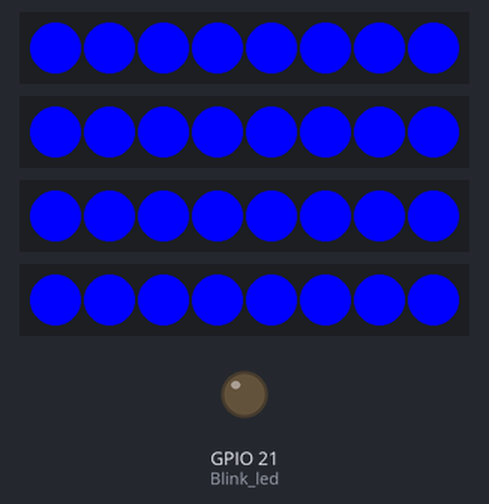
This program was run on a simulated ESP32. Parts: 4 × 8 RGB LEDs in strip order, left to right, output pins drawn as LEDs (lit = HIGH).

Above: at 3.0 s.
At 9.9 s:
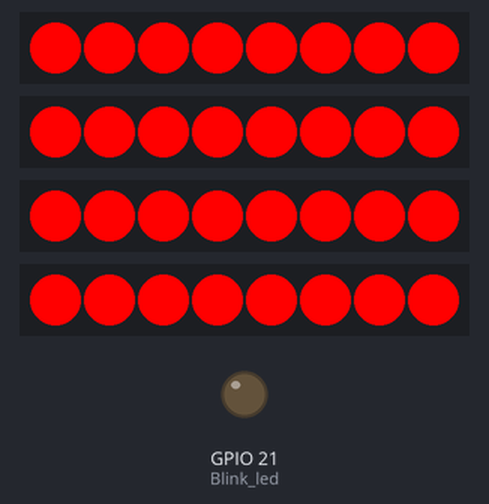
At 12.62 s:
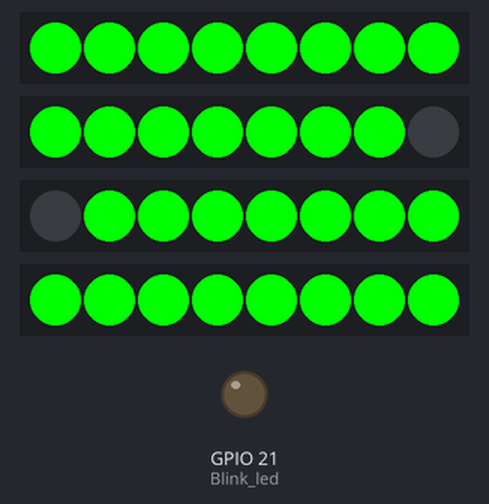
At 19.4 s:
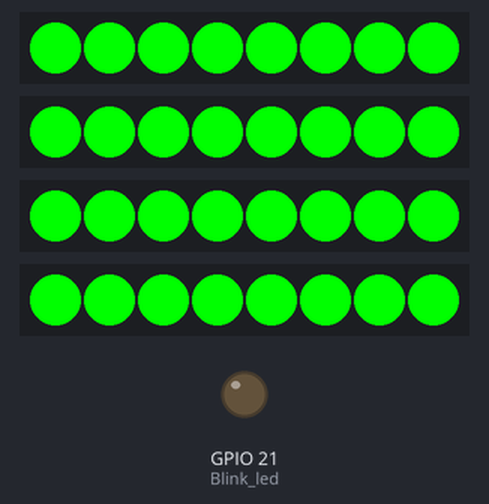
At 29.61 s:
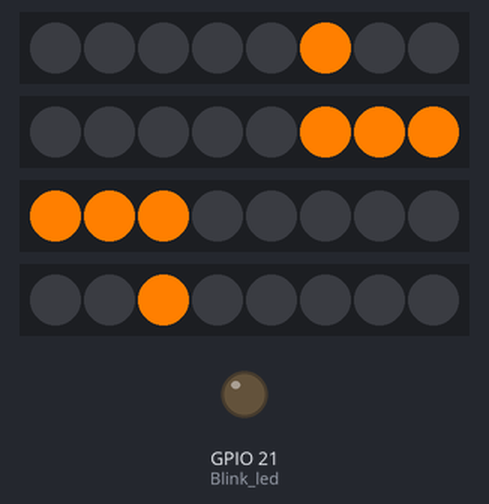
At 39.75 s:
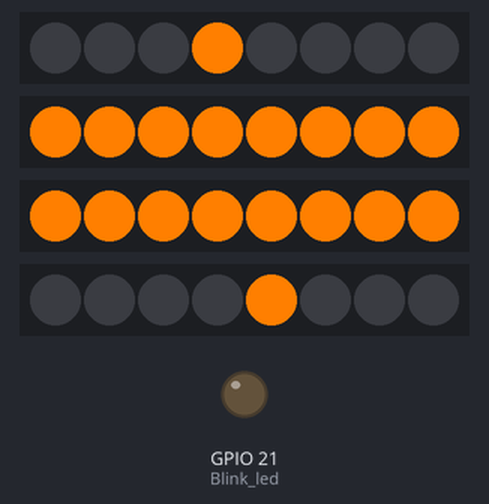
Timing chart, 0 to 40.0 s (numbered marks = the images above):
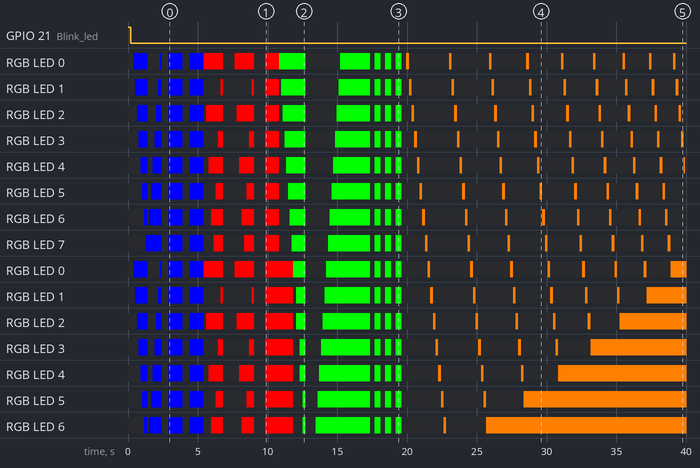

Measured:
- by itself, GPIO 21 (Blink_led): LOW → HIGH at 0.00 s, → LOW 0.20 s later
- by itself, RGB LED 7: off → RGB(0, 0, 255) at 1.3 s, → off 1.1 s later, → RGB(0, 0, 255) 0.50 s later, → off 1.0 s later, … (38 changes in this stretch)
- by itself, RGB LED 7: off → RGB(0, 0, 255) at 1.3 s, → off 1.1 s later, → RGB(0, 0, 255) 0.50 s later, → off 1.0 s later, … (21 changes in this stretch)

The program:

main.cpp
```cpp
#include <Arduino.h>
#include "Adafruit_NeoPixel.h"
// #include "FastLED.h"

#define LED_PIN1     27
#define LED_PIN2     26
#define LED_PIN3     25
#define LED_PIN4     32

#define Blink_led 21

#define LED_COUNT1  8

#define BRIGHTNESS 50 // Set BRIGHTNESS to about 1/5 (max = 255)

Adafruit_NeoPixel strip1(LED_COUNT1, LED_PIN1, NEO_GRB + NEO_KHZ800);
Adafruit_NeoPixel strip2(LED_COUNT1, LED_PIN2, NEO_GRB + NEO_KHZ800);
Adafruit_NeoPixel strip3(LED_COUNT1, LED_PIN3, NEO_GRB + NEO_KHZ800);
Adafruit_NeoPixel strip4(LED_COUNT1, LED_PIN4, NEO_GRB + NEO_KHZ800);


void offFull(int time);
void showAllcolor(uint8_t red, uint8_t green, uint8_t blue, int timedelay);
void clearALl();
void loopBlink(uint8_t red, uint8_t green, uint8_t blue, int numberLoop, int timeDelay);

void setup() {

  pinMode(Blink_led, OUTPUT);

  strip1.begin();           // INITIALIZE NeoPixel strip object (REQUIRED)
  strip2.begin();           // INITIALIZE NeoPixel strip object (REQUIRED)
  strip3.begin();           // INITIALIZE NeoPixel strip object (REQUIRED)
  strip4.begin();           // INITIALIZE NeoPixel strip object (REQUIRED)
}


void loop() {
  digitalWrite(Blink_led, HIGH);
  delay(200);
  digitalWrite(Blink_led, LOW);
  delay(200);

  clearALl();

/* BLUE */
  for (int i = 0; i < LED_COUNT1; i++)
  {
    /* code */
    strip1.setPixelColor(i, strip1.Color(0,0, 255));
    strip1.show();
    strip2.setPixelColor(i, strip2.Color(0,0, 255));
    strip2.show();
    strip3.setPixelColor(i, strip3.Color(0,0, 255));
    strip3.show();
    strip4.setPixelColor(i, strip4.Color(0,0, 255));
    strip4.show();
    delay(125);
  }

  clearALl();

      for (int i = 7; i >= 0; i--)
  {
    strip1.setPixelColor(i, strip1.Color(0,0, 255));
    strip1.show();
    strip2.setPixelColor(i, strip2.Color(0,0, 255));
    strip2.show();
    strip3.setPixelColor(i, strip3.Color(0,0, 255));
    strip3.show();
    strip4.setPixelColor(i, strip4.Color(0,0, 255));
    strip4.show();
    delay(125);
  }

  offFull(500);


  showAllcolor(0, 0, 255, 1000);

  offFull(500);

  showAllcolor(0, 0, 255, 1000);

  clearALl();

  for ( int i = 0; i < LED_COUNT1; i= i+2)
  {
    /* code */
    strip1.setPixelColor(i, strip1.Color(255,0,0));
    strip1.show();
    strip2.setPixelColor(i, strip2.Color(255,0, 0));
    strip2.show();
    strip3.setPixelColor(i, strip3.Color(255,0, 0));
    strip3.show();
    strip4.setPixelColor(i, strip4.Color(255,0, 0));
    strip4.show();
    delay(175);
  }

  for ( int i = 7; i >= 0; i= i-2)
  {
    /* code */
    strip1.setPixelColor(i, strip1.Color(255,0,0));
    strip1.show();
    strip2.setPixelColor(i, strip2.Color(255,0, 0));
    strip2.show();
    strip3.setPixelColor(i, strip3.Color(255,0, 0));
    strip3.show();
    strip4.setPixelColor(i, strip4.Color(255,0, 0));
    strip4.show();
    delay(175);
  }

  offFull(800);

    for ( int i = 0; i < LED_COUNT1; i= i+2)
  {
    /* code */
    strip1.setPixelColor(i, strip1.Color(255,0,0));
    strip1.show();
    strip2.setPixelColor(i, strip2.Color(255,0, 0));
    strip2.show();
    strip3.setPixelColor(i, strip3.Color(255,0, 0));
    strip3.show();
    strip4.setPixelColor(i, strip4.Color(255,0, 0));
    strip4.show();
    delay(175);
  }

  for ( int i = 7; i >= 0; i= i-2)
  {
    /* code */
    strip1.setPixelColor(i, strip1.Color(255,0,0));
    strip1.show();
    strip2.setPixelColor(i, strip2.Color(255,0, 0));
    strip2.show();
    strip3.setPixelColor(i, strip3.Color(255,0, 0));
    strip3.show();
    strip4.setPixelColor(i, strip4.Color(255,0, 0));
    strip4.show();
    delay(175);
  }

  offFull(800);
  showAllcolor(255, 0, 0, 1000);
  clearALl();


  /*GREEN*/

    for (int i = 0; i < LED_COUNT1; i++)
  {
    /* code */
    strip1.setPixelColor(i, strip1.Color(0,255, 0));
    strip4.setPixelColor(7-i, strip4.Color(0,255, 0));
    strip4.show();
    strip1.show();
    delay(125);
  }

      for (int i = 0; i < LED_COUNT1; i++)
  {
    /* code */
    strip2.setPixelColor(i, strip2.Color(0,255, 0));
    strip2.show();
    strip3.setPixelColor(7-i, strip3.Color(0,255, 0));
    strip3.show();
    delay(110);
  }

  offFull(600);

  for (int i = 7; i >= 0; i--)
  {
    strip2.setPixelColor(i, strip2.Color(0,255, 0));
    strip2.show();
    delay(125);
  }

  for (int i = 7; i >= 0; i--)
  {
    strip1.setPixelColor(i, strip1.Color(0,255, 0));
    strip1.show();
    delay(125);
  }

  for (int i = 0; i < LED_COUNT1; i++)
  {
    /* code */
    strip3.setPixelColor(i, strip3.Color(0,255, 0));
    strip3.show();
    delay(125);
  }

  for (int i = 0; i < LED_COUNT1; i++)
  {
    /* code */
    strip4.setPixelColor(i, strip4.Color(0,255, 0));
    strip4.show();
    delay(125);
  }

  offFull(350);

  showAllcolor(0, 255, 0, 400);

  offFull(350);

  showAllcolor(0, 255, 0, 400);

  offFull(350);

  showAllcolor(0, 255, 0, 400);

  offFull(350);


/* DarkOrange1 */
  int i= 7 ,u = 7;

  do
  {
    /* code */
    for(int j = 0; j <= 7; j++)
    {
      strip1.setPixelColor(j, strip1.Color(255,127, 0));
      strip4.setPixelColor(7-j, strip4.Color(255,127, 0));
      strip1.show();
      strip4.show();
      delay(95);
      strip1.setPixelColor(j, strip1.Color(0,0, 0));

      strip4.setPixelColor(7-j, strip4.Color(0,0, 0));
      strip1.show();
      strip4.show();
      delay(95);
    }
    for(int j = 0; j <= i; j++)
    {
      strip2.setPixelColor(j, strip1.Color(255,127, 0));

      strip3.setPixelColor(7-j, strip3.Color(255,127, 0));
      strip2.show();
      strip3.show();
      delay(95);
      strip2.setPixelColor(j, strip1.Color(0,0, 0));

      strip3.setPixelColor(7-j, strip3.Color(0,0, 0));
      strip2.show();
      strip3.show();
      delay(95);
    }

  strip2.setPixelColor(i, strip2.Color(255,127, 0));
  strip3.setPixelColor(7-i, strip3.Color(255,127, 0));
  strip2.show();
  strip3.show();
  i--;
  } while(i >= 0);

  do
  {
    /* code */
    for(int j = 0; j <= u; j++)
    {
      strip1.setPixelColor(j, strip1.Color(255,127, 0));
      strip4.setPixelColor(7-j, strip4.Color(255,127, 0));
      strip1.show();
      strip4.show();
      delay(95);
      strip1.setPixelColor(j, strip1.Color(0,0, 0));
      strip4.setPixelColor(7-j, strip4.Color(0,0, 0));
      strip1.show();
      strip4.show();
      delay(95);
    }
    strip1.setPixelColor(u, strip1.Color(255,127, 0));
    strip4.setPixelColor(7-u, strip4.Color(255,127, 0));
    strip1.show();
    strip4.show();
    u--;
  } while (u>=0);

  delay(3000);

  offFull(1000);


/*(255, 62, 150)*/
  for (int i = 0; i < LED_COUNT1; i++)
  {
    /* code */
    strip1.setPixelColor(i, strip1.Color(255, 62, 150));
    strip1.show();
    delay(110);
  }
  for (int i = 0; i < LED_COUNT1; i++)
  {
    /* code */
    strip2.setPixelColor(i, strip2.Color(255, 62, 150));
    strip2.show();
    delay(110);
  }
  for (int i = 0; i < LED_COUNT1; i++)
  {
    /* code */
    strip3.setPixelColor(i, strip3.Color(255, 62, 150));
    strip3.show();
    delay(110);
  }
  for (int i = 0; i < LED_COUNT1; i++)
  {
    /* code */
    strip4.setPixelColor(i, strip4.Color(255, 62, 150));
    strip4.show();
    delay(110);
  }
  offFull(1000);
  for (int i = 7; i >= 0; i--)
  {
    /* code */
    strip4.setPixelColor(i, strip4.Color(255, 62, 150));
    strip4.show();
    delay(110);
  }
  for (int i = 7; i >= 0; i--)
  {
    /* code */
    strip3.setPixelColor(i, strip3.Color(255, 62, 150));
    strip3.show();
    delay(110);
  }
  for (int i = 7; i >= 0; i--)
  {
    /* code */
    strip2.setPixelColor(i, strip2.Color(255, 62, 150));
    strip2.show();
    delay(110);
  }
  for (int i = 7; i >= 0; i--)
  {
    /* code */
    strip1.setPixelColor(i, strip1.Color(255, 62, 150));
    strip1.show();
    delay(110);
  }
  loopBlink(255,62, 150, 4, 350);


/* (255, 106, 106) */


}

void loopBlink(uint8_t red, uint8_t green, uint8_t blue, int numberLoop, int timeDelay)
{
  for (int i = 0; i < numberLoop; i++)
  {
  offFull(timeDelay);
  showAllcolor(red, green, blue, timeDelay);
  }
}

void clearALl()
{
  strip1.clear();
  strip2.clear();
  strip3.clear();
  strip4.clear();
}


void offFull(int time)
{
  strip1.clear();
  strip2.clear();
  strip3.clear();
  strip4.clear();

        for (int i = 0; i < LED_COUNT1; i++)
  {
    /* code */
    strip1.setPixelColor(i, strip1.Color(0,0,0));
    strip2.setPixelColor(i, strip2.Color(0,0,0));
    strip3.setPixelColor(i, strip3.Color(0,0,0));
    strip4.setPixelColor(i, strip4.Color(0,0,0));
  }

  strip1.show();
  strip2.show();
  strip3.show();
  strip4.show();
  delay(time);
}

void showAllcolor(uint8_t red, uint8_t green, uint8_t blue, int timedelay)
{
  for (int i = 0; i < LED_COUNT1; i++)
  {
    /* code */
    strip1.setPixelColor(i, strip1.Color(red,green,blue));
    strip2.setPixelColor(i, strip2.Color(red,green,blue));
    strip3.setPixelColor(i, strip3.Color(red,green,blue));
    strip4.setPixelColor(i, strip4.Color(red,green,blue));
  }
  strip1.show();
  strip2.show();
  strip3.show();
  strip4.show();
  delay(timedelay);
}
// void whiteOverRainbow(int whiteSpeed, int whiteLength) {

//   if(whiteLength >= strip.numPixels()) whiteLength = strip.numPixels() - 1;

//   int      head          = whiteLength - 1;
//   int      tail          = 0;
//   int      loops         = 3;
//   int      loopNum       = 0;
//   uint32_t lastTime      = millis();
//   uint32_t firstPixelHue = 0;

//   for(;;) { // Repeat forever (or until a 'break' or 'return')
//     for(int i=0; i<strip.numPixels(); i++) {  // For each pixel in strip...
//       if(((i >= tail) && (i <= head)) ||      //  If between head & tail...
//          ((tail > head) && ((i >= tail) || (i <= head)))) {
//         strip.setPixelColor(i, strip.Color(0, 0, 0, 255)); // Set white
//       } else {                                             // else set rainbow
//         int pixelHue = firstPixelHue + (i * 65536L / strip.numPixels());
//         strip.setPixelColor(i, strip.gamma32(strip.ColorHSV(pixelHue)));
//       }
//     }

//     strip.show(); // Update strip with new contents
//     // There's no delay here, it just runs full-tilt until the timer and
//     // counter combination below runs out.

//     firstPixelHue += 40; // Advance just a little along the color wheel

//     if((millis() - lastTime) > whiteSpeed) { // Time to update head/tail?
//       if(++head >= strip.numPixels()) {      // Advance head, wrap around
//         head = 0;
//         if(++loopNum >= loops) return;
//       }
//       if(++tail >= strip.numPixels()) {      // Advance tail, wrap around
//         tail = 0;
//       }
//       lastTime = millis();                   // Save time of last movement
//     }
//   }
// }

// void pulseWhite(uint8_t wait) {
//   for(int j=0; j<256; j++) { // Ramp up from 0 to 255
//     // Fill entire strip with white at gamma-corrected brightness level 'j':
//     strip.fill(strip.Color(0, 0, 0, strip.gamma8(j)));
//     strip.show();
//     delay(wait);
//   }

//   for(int j=255; j>=0; j--) { // Ramp down from 255 to 0
//     strip.fill(strip.Color(0, 0, 0, strip.gamma8(j)));
//     strip.show();
//     delay(wait);
//   }
// }

// void rainbowFade2White(int wait, int rainbowLoops, int whiteLoops) {
//   int fadeVal=0, fadeMax=100;

//   // Hue of first pixel runs 'rainbowLoops' complete loops through the color
//   // wheel. Color wheel has a range of 65536 but it's OK if we roll over, so
//   // just count from 0 to rainbowLoops*65536, using steps of 256 so we
//   // advance around the wheel at a decent clip.
//   for(uint32_t firstPixelHue = 0; firstPixelHue < rainbowLoops*65536;
//     firstPixelHue += 256) {

//     for(int i=0; i<strip.numPixels(); i++) { // For each pixel in strip...

//       // Offset pixel hue by an amount to make one full revolution of the
//       // color wheel (range of 65536) along the length of the strip
//       // (strip.numPixels() steps):
//       uint32_t pixelHue = firstPixelHue + (i * 65536L / strip.numPixels());

//       // strip.ColorHSV() can take 1 or 3 arguments: a hue (0 to 65535) or
//       // optionally add saturation and value (brightness) (each 0 to 255).
//       // Here we're using just the three-argument variant, though the
//       // second value (saturation) is a constant 255.
//       strip.setPixelColor(i, strip.gamma32(strip.ColorHSV(pixelHue, 255,
//         255 * fadeVal / fadeMax)));
//     }

//     strip.show();
//     delay(wait);

//     if(firstPixelHue < 65536) {                              // First loop,
//       if(fadeVal < fadeMax) fadeVal++;                       // fade in
//     } else if(firstPixelHue >= ((rainbowLoops-1) * 65536)) { // Last loop,
//       if(fadeVal > 0) fadeVal--;                             // fade out
//     } else {
//       fadeVal = fadeMax; // Interim loop, make sure fade is at max
//     }
//   }

//   for(int k=0; k<whiteLoops; k++) {
//     for(int j=0; j<256; j++) { // Ramp up 0 to 255
//       // Fill entire strip with white at gamma-corrected brightness level 'j':
//       strip.fill(strip.Color(0, 0, 0, strip.gamma8(j)));
//       strip.show();
//     }
//     delay(1000); // Pause 1 second
//     for(int j=255; j>=0; j--) { // Ramp down 255 to 0
//       strip.fill(strip.Color(0, 0, 0, strip.gamma8(j)));
//       strip.show();
//     }
//   }

//   delay(500); // Pause 1/2 second
// }
```
